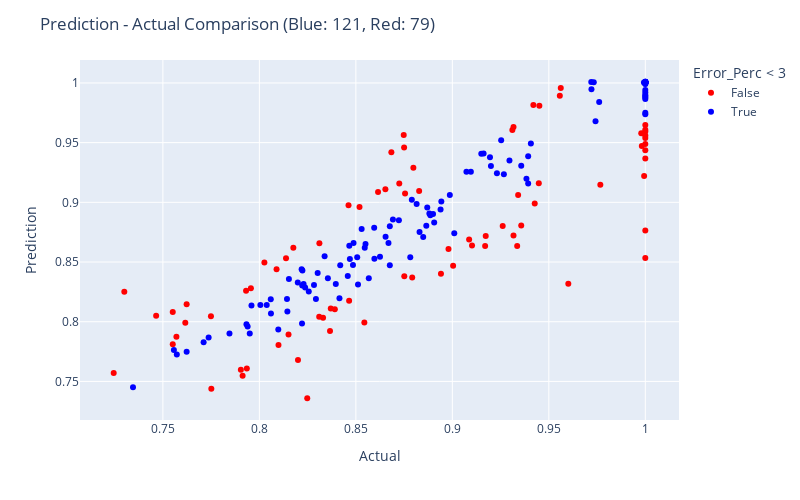

The code cell stored with this chart in its notebook:
### Code cell
fig = px.scatter(res_ann, x="Actual", y="Prediction", color = "Error_Perc < 3", color_discrete_map= {True:"blue", False: "red"},
                 hover_data=["Actual", "Prediction", "Error_Perc"])

fig.update_layout(
    autosize=False,
    width=800,
    height=500,
    title_text=f"Prediction - Actual Comparison (Blue: {blue}, Red: {red})",
)

fig.show()
